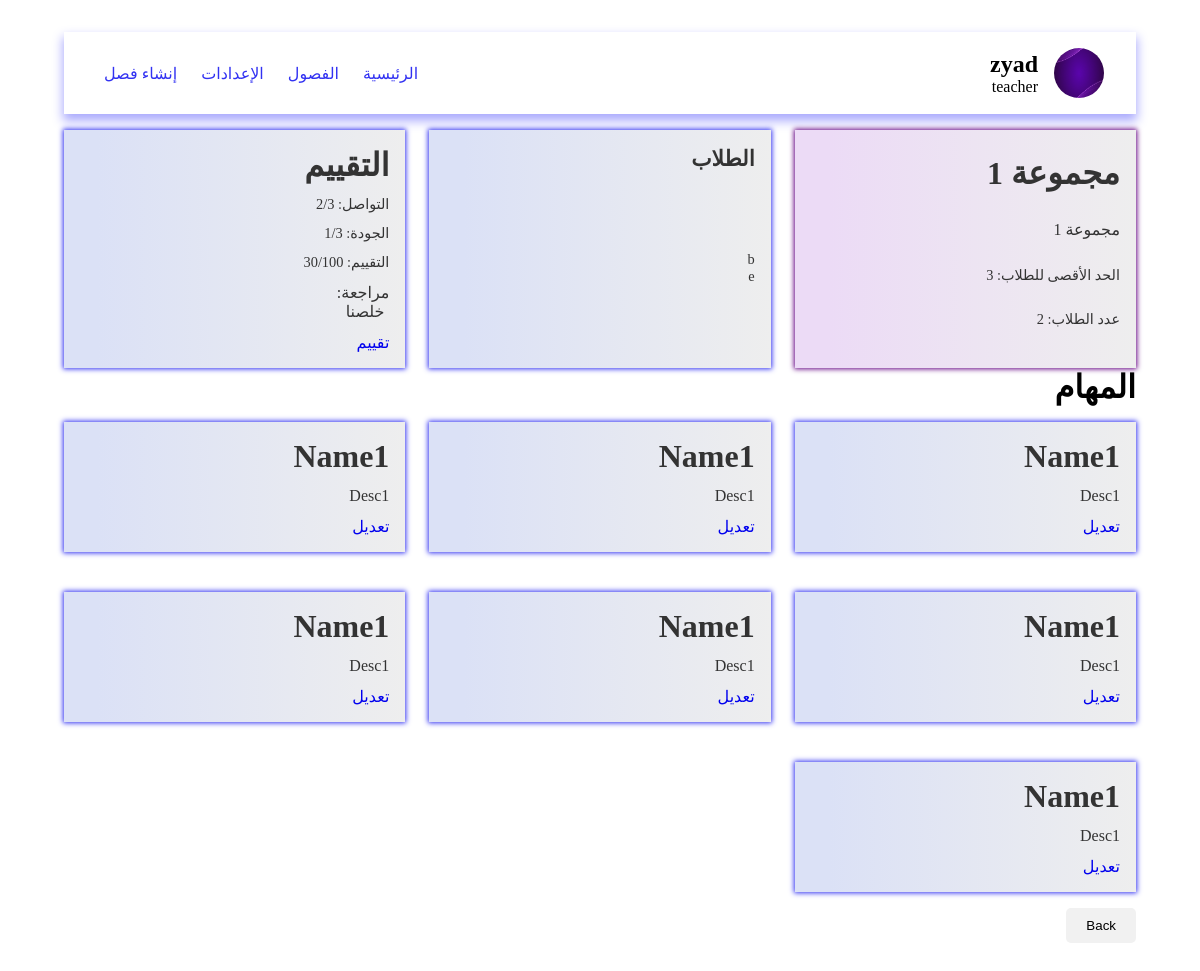
The app's page /pages/viewGroupDetails.php?id=1 (signed in) with its own data.
### tables this page shows
CREATE TABLE groups (
    id INTEGER PRIMARY KEY, 
    title TEXT, 
    description TEXT, 
    "limit" INTEGER, 
    members INTEGER, 
    class_id INTEGER,
    interaction INTEGER,
    quality INTEGER,
    grading INTEGER,
    feedback TEXT
);

CREATE TABLE users (
    id INTEGER PRIMARY KEY, 
    name TEXT, 
    email TEXT UNIQUE, 
    password TEXT UNIQUE, 
    role TEXT
);

### data/db.php (called while the page is built, shortened)
<?php
$user = $_SESSION['user'] ?? null;
$db = new SQLite3('../data/database.db');
$db->exec('CREATE TABLE IF NOT EXISTS users (
    id INTEGER PRIMARY KEY,
    name TEXT,
    email TEXT UNIQUE,
    password TEXT UNIQUE,
    role TEXT
)');
$db->exec('CREATE TABLE IF NOT EXISTS classes (
    id INTEGER PRIMARY KEY,
    title TEXT,
    description TEXT,
    "limit" INTEGER,
    teacher_id INTEGER
)');
$db->exec('CREATE TABLE IF NOT EXISTS groups (
    id INTEGER PRIMARY KEY,
    title TEXT,
    description TEXT,
    "limit" INTEGER,
    members INTEGER,
    class_id INTEGER,
    interaction INTEGER,
    quality INTEGER,
    grading INTEGER,
    feedback TEXT
)');
$db->exec('CREATE TABLE IF NOT EXISTS group_students (
    group_id INTEGER,
    student_id INTEGER
)');
function getGroup($id)
{
    global $db;
    $stmt = $db->prepare('SELECT * FROM groups WHERE id = :id');
    $stmt->bindValue(':id', $id, SQLITE3_INTEGER);
    $result = $stmt->execute();
    if ($result) {
        return $result->fetchArray(SQLITE3_ASSOC);
    }
    return null;
}
function getStudent($id)
{
    global $db;
    $stmt = $db->prepare('SELECT * FROM users WHERE id = :id AND role = "student"');
    $stmt->bindValue(':id', $id, SQLITE3_INTEGER);
    $result = $stmt->execute();
    if ($result) {
        return $result->fetchArray(SQLITE3_ASSOC);
    }
    return null;
}
function getGroupStudentsByGroupId($group_id)
{
    global $db;
    $stmt = $db->prepare('SELECT * FROM group_students WHERE group_id = :group_id');
    $stmt->bindValue(':group_id', $group_id, SQLITE3_INTEGER);
    $result = $stmt->execute();
    $students = [];
    while ($row = $result->fetchArray(SQLITE3_ASSOC)) {
        $students[] = getStudent($row['student_id']);
    }
    return $students;
}
function getStudentsByClassId($class_id)
{
    global $db;
    $stmt = $db->prepare('SELECT * FROM classes WHERE id = :id');
    $stmt->bindValue(':id', $class_id, SQLITE3_INTEGER);
    $result = $stmt->execute();
    $class = $result->fetchArray(SQLITE3_ASSOC);
    $stmt = $db->prepare('SELECT * FROM groups WHERE class_id = :class
    ');
    $stmt->bindValue(':class', $class_id, SQLITE3_INTEGER);
    $result = $stmt->execute();
    $groups = [];
    while ($row = $result->fetchArray(SQLITE3_ASSOC)) {
        $groups[] = $row;
    }
    $students = [];
    foreach ($groups as $group) {
        $students = array_merge($students, getGroupStudentsByGroupId($group['id']));
    }
    return $students;
}
function getClassByGroupId($group_id)
{
    global $db;
    $group = getGroup($group_id);
    $stmt = $db->prepare('SELECT * FROM classes WHERE id = :id');
    $stmt->bindValue(':id', $group['class_id'], SQLITE3_INTEGER);
    $result = $stmt->execute();
    if ($result) {
        return $result->fetchArray(SQLITE3_ASSOC);
    }
    return null;
}

### pages/viewGroupDetails.php (the view, shortened to what this page needs)
<?php
include '../data/db.php';
$group = $_GET['id'];
$group = getGroup($group);
$members = getGroupStudentsByGroupId($group['id']);
$class = getClassByGroupId($group['id']);
$students = getStudentsByClassId($class['id']);
$missions = [
    [
        "name" => 'Name1',
        "description" => 'Desc1'
    ],
    [
        "name" => 'Name1',
        "description" => 'Desc1'
    ],
    [
        "name" => 'Name1',
        "description" => 'Desc1'
    ],
    [
        "name" => 'Name1',
        "description" => 'Desc1'
    ],
    [
        "name" => 'Name1',
        "description" => 'Desc1'
    ],
    [
        "name" => 'Name1',
        "description" => 'Desc1'
    ],
    [
        "name" => 'Name1',
        "description" => 'Desc1'
    ]
];
?>
<!DOCTYPE html>
<html lang="ar" dir="rtl">
<head>
    <link rel="stylesheet" href="../styles/viewGroup.css">
</head>
<body>
    <?php include "../components/navbar.php" ?>
    <main class="container">
        <div class="group first">
            <h1 class="title">
                <?php echo $group['title']; ?>
            </h1>
            <p class="desc">
                <?php echo $group['description']; ?>
            </p>
            <p class="limit">
                الحد الأقصى للطلاب:
                <?php echo $group['limit']; ?>
            </p>
            <p class="members">
                عدد الطلاب:
                <?php echo count($members); ?>
            </p>
        </div>
        <div class="members group">
            <h2>الطلاب</h2>
            <ul>
                <?php foreach ($members as $member) : ?>
                    <li>
                        <?php echo $member['name']; ?>
                    </li>
                <?php endforeach; ?>
            </ul>
        </div>
        <div class="group">
            <h1 class="title">
                التقييم
            </h1>
            <p class="limit">
                التواصل: <?php echo $group['interaction'] ?? '-'; ?>/3
            </p>
            <p class="limit">
                الجودة: <?php echo $group['quality'] ?? '-'; ?>/3
            </p>
            <p class="limit">
                التقييم: <?php echo $group['grading'] ?? '-'; ?>/100
            </p>
            <p class="desc">
                مراجعة:<br>&ThickSpace;<?php echo $group['feedback'] ?? '-'; ?>
            </p>
            <?php if ($user['role'] === 'teacher') { ?>
                <a href="../pages/teacherRate.php?id=<?php echo $group['id']; ?>">تقييم</a>
            <?php } ?>
        </div>
    </main>
    <h1>المهام</h1>
    <main class="container">
        <?php foreach ($missions as $mission) : ?>
            <div class="group">
                <h1 class="title">
                    <?php echo $mission['name']; ?>
                </h1>
                <p><?php echo $mission['description']; ?></p>
                <?php if ($user['role'] === 'teacher') { ?>
                    <a href="../pages/missionEdit.php?id=<?php echo $group['id']; ?>">تعديل</a>
                <?php } ?>
            </div>
        <?php endforeach; ?>
    </main>
    <button onclick="window.location.href = '../pages/viewGroups.php?id=<?php echo $class['id']; ?>'" class="back">Back</button>
</body>
</html>

### styles/viewGroup.css (style rules this page uses)
* { padding: 0; margin: 0; box-sizing: border-box; text-decoration: none; list-style: none; }
body { padding: 2rem 4rem; }
.container { display: grid; grid-template-columns: repeat(auto-fill, minmax(300px, 1fr)); gap: 1.5rem; }
.group { display: grid; gap: 0.75rem; background-image: linear-gradient(to right, #dbe1f6 10%, #eee); padding: 1.5rem 1rem; box-shadow: 0 0 5px 1px rgb(50, 50, 242); color: #333; cursor: pointer; }
.group.first { display: grid; gap: 0.75rem; background-image: linear-gradient(to right, #ecdbf6 10%, #eee); padding: 1.5rem 1rem; box-shadow: 0 0 5px 1px rgb(100, 0, 131); color: #333; cursor: pointer; }
.desc { font-size: 1rem; }
.limit { font-size: 0.9rem; }
.members { font-size: 0.9rem; }
.group { margin-top: 1rem; padding: 1rem; transition: 0.3s; }
.back { background-color: #f1f1f1; color: black; padding: 10px 20px; border: none; border-radius: 5px; cursor: pointer; margin-top: 1rem; }

### styles/navbar.css (style rules this page uses)
* { padding: 0; margin: 0; box-sizing: border-box; text-decoration: none; list-style: none; }

### records on screen
groups: title "مجموعة 1", description "مجموعة 1", limit "3", interaction "2", quality "1", grading "30", feedback "خلصنا"
users: name "b"
users: name "e"

### other values on screen
$_SESSION['user']['name'] "zyad"
$_SESSION['user']['role'] "teacher"
count($members) "2"
$mission['name'] "Name1"
$mission['description'] "Desc1"
